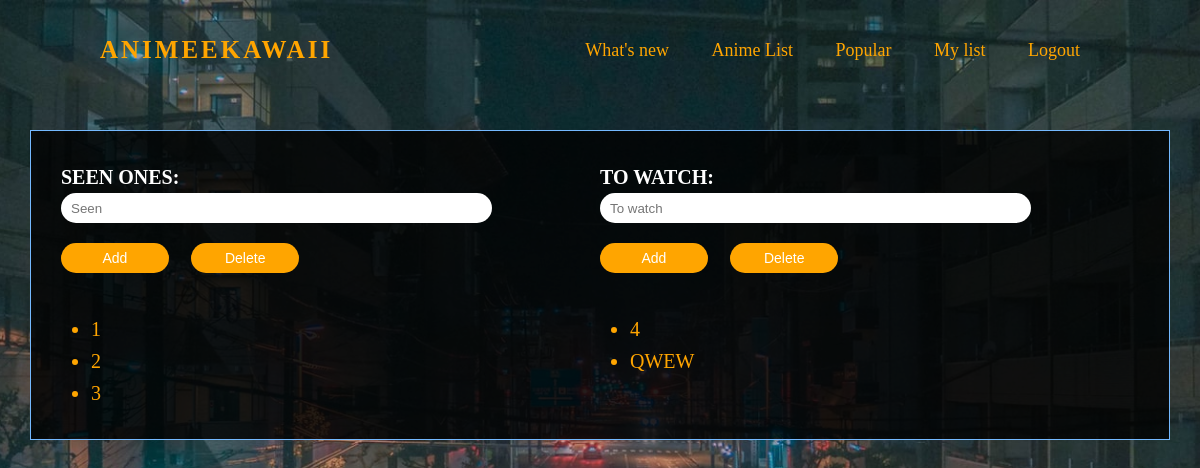
The app's page /mylist (signed in) with its own data.
### tables this page shows
CREATE TABLE "my_list" (
	"user_id"	INTEGER,
	"anime_name"	TEXT,
	"option"	TEXT,
	FOREIGN KEY("user_id") REFERENCES "users"("id") ON DELETE CASCADE
);

### blog.py (the view)
@app.route("/mylist", methods=["POST", "GET"])
def mylist():
    db = sqlite3.connect("blog.db")
    c = db.cursor()
    if request.method == "POST":
        if request.form.get('btn_seen') or request.form.get('btn_seen_delete'):
            seen = request.form.get("seen").upper()
            if not seen:
                return redirect("/mylist")
            rows = c.execute("SELECT anime_name FROM my_list WHERE user_id=? AND anime_name = ?", (session["user_id"], seen)).fetchall()
            if request.form.get('btn_seen'):
                if len(rows) > 0:
                    error = "Already have this anime in your list"
                    return render_template("user_list.html", error=error, user=True)
                c.execute("INSERT INTO my_list(user_id, anime_name, option) VALUES(?, ?, 'seen')", (session['user_id'], seen,))
            elif request.form.get('btn_seen_delete'):
                if len(rows) == 0:
                    error = "Don't have this anime in your list"
                    return redirect("/mylist")
                c.execute("DELETE FROM my_list WHERE anime_name = ? AND option = 'seen' ", (seen,))
            db.commit()
            db.close()
            return redirect("/mylist")
        elif request.form.get('btn_watch') or request.form.get('btn_watch_delete'):
            watch = request.form.get("watch").upper()
            if not watch:
                return redirect("/mylist")
            rows = c.execute("SELECT anime_name FROM my_list WHERE user_id = ? AND anime_name = ?", (session["user_id"], watch)).fetchall()
            if request.form.get('btn_watch'):
                if len(rows) > 0:
                    error = "Already have this anime added to your list"
                    return redirect("/mylist")
                c.execute("INSERT INTO my_list(user_id, anime_name, option) VALUES(?, ?, 'watch')", (session['user_id'], watch,))
            elif request.form.get('btn_watch_delete'):
                if len(rows) == 0:
                    error = "Don't have this anime in your list"
                    return redirect("/mylist")
                c.execute("DELETE FROM my_list WHERE anime_name = ? AND option = 'watch' ", (watch,))
            db.commit()
            db.close()
            return redirect("/mylist")
    else:
        if 'user_id' in session:
            title = "Post Now"
            list_seen = c.execute("SELECT anime_name FROM my_list WHERE user_id = ? AND option='seen' ORDER BY anime_name", (session["user_id"],)).fetchall()
            list_watch = c.execute("SELECT anime_name FROM my_list WHERE user_id = ? AND option='watch' ORDER BY anime_name", (session["user_id"],)).fetchall()
            db.close()
            return render_template("user_list.html", title=title, user=True, list_seen=list_seen, list_watch=list_watch)
        else:
            return redirect("/login")

### templates/user_list.html (shortened to what this page needs)
{% extends "main.html" %}
{% block main %}
    <div class="main__container">
        <form action="/mylist" method="POST" class="user__list">
            <div class="wraper">
                <div class="wrapper__form margin-bottom-small">
                    <h3 class="heading-tertiary">Seen ones:</h3>
                    <input name="seen" type="text" class="user__list-add margin-bottom-small" placeholder="Seen">
                    <button name="btn_seen" value="add_seen" type="submit" class="btn btn-small margin-bottom-small">Add</button>
                    <button name="btn_seen_delete" value="delete_seen" type="submit" class="btn btn-small margin-bottom-small">Delete</button>
                </div>
                {% if list_seen %}
                    <ul class="wrapper__list">
                        {% for i in list_seen %}
                            <li class="wrapper__list__item">{{ i[0] }}</li>
                        {% endfor %}
                    </ul>
                {% endif %}
            </div>
            <div class="wraper">
                <div class="wrapper__form margin-bottom-small">
                    <h3 class="heading-tertiary">To watch:</h3>
                    <input name="watch" type="text" class="user__list-add margin-bottom-small" placeholder="To watch">
                    <button name="btn_watch" value="add_watch" type="submit" class="btn btn-small margin-bottom-small">Add</button>
                    <button name="btn_watch_delete" value="delete_watch" type="submit" class="btn btn-small margin-bottom-small">Delete</button>
                </div>
                {% if list_watch %}
                    <ul class="wrapper__list">
                        {% for i in list_watch %}
                        <li class="wrapper__list__item"  >{{ i[0] }}</li>
                        {% endfor %}
                    </ul>
                {% endif %}
            </div>
        </form>
    </div>
{% endblock main %}

### static/css/base/_base.css (style rules this page uses)
*, *::after, *::before { margin: 0; padding: 0; box-sizing: inherit; }
html { font-size: 62.5%; }
body { box-sizing: border-box; line-height: 1.6; font-weight: 400; font-family: 'Times New Roman', Times, serif; background-image: url(../../images/cover.jpg); background-position: center; background-attachment: fixed; background-size: cover; }

### static/css/base/_typography.css (style rules this page uses)
.heading-tertiary { font-size: 2rem; color: white; text-transform: uppercase; }

### static/css/base/_utilities.css (style rules this page uses)
.margin-bottom-small { margin-bottom: 2rem; }

### static/css/pages/_user-main.css (style rules this page uses)
.main__container { border:1px solid #74b9ff; background-color: rgba(0, 0, 0, 0.8); width: 100%; padding: 3rem; min-height: 20vh; color: orange; }

### static/css/pages/_user-list.css (style rules this page uses)
.user__list { width: 100%; display: flex; justify-content: space-between; align-items: flex-start; }
.wraper { width: 50%; text-align: left; display: flex; flex-direction: column; }
.wrapper__form { height: 100%; }
.wrapper__list { font-size: 2rem; margin-left: 3rem; }
.user__list-add { width: 80%; padding: 1rem; height: 3rem; border: none; outline: none; margin-right: 2rem; border-radius: 20rem; }

### static/css/components/_btn.css (style rules this page uses)
.btn, .btn:active { padding: .7rem 2rem; font-size: 1.4rem; border-radius: 2rem; border: none; outline: none; transition: .3s; cursor: pointer; background-color: orange; color: white; }
.btn-small { width: 20%; text-align: center; }
.btn-small:not(:last-child) { margin-right: 2rem; }

### records on screen
my_list: anime_name "1"
my_list: anime_name "2"
my_list: anime_name "3"
my_list: anime_name "4"
my_list: anime_name "QWEW"
